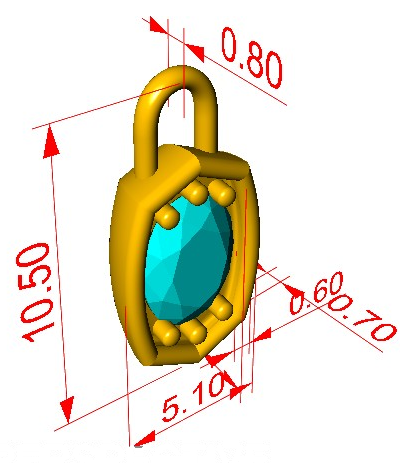
#> input picture QA_HANDOFF/temp/visual-regression-after-multipass-clean-20260727T214152+0700/regenerated/889060 A_perspective_object.png, 400 x 463 px, found by its file name
$ python inspect_889060_perspective.py
#> lines starting #> are read from the running program, lines starting #| are printed output that depends on the picture; after the words box and inside, x2 and y2 are one past the last pixel; in counts of white or black regions, pixels touching at a corner belong together
### jewelry_front_detector/image_processor.py
"""
image_processor.py
Xử lý ảnh với OpenCV:
  - Tinh chỉnh panel FRONT bằng cách dò đường khung bảng.
  - Tinh chỉnh vật thể trang sức bằng color segmentation + contour.
  - Xử lý riêng View PERSPECTIVE ở chế độ bbox_only hoặc masked_object.
  - Vẽ bounding box lên ảnh kết quả.
  - Lưu ảnh output và debug.
"""

import json
import time
from pathlib import Path
from typing import List, Optional, Tuple

import cv2
import numpy as np
from PIL import Image

import bbox_utils as bu
from config import (
    ENABLE_OPENCV_REFINE,
    PANEL_SEARCH_EXPAND_RATIO,
    PANEL_BOTTOM_EDGE_SNAP_RATIO,
    MIN_IOU_THRESHOLD,
    MAX_CENTER_DISTANCE_RATIO,
    PANEL_PREFILTER_MAX_CENTER_DISTANCE_RATIO,
    PANEL_CONTOUR_MIN_AREA,
    MAX_PANEL_TRIM_RATIO,
    CONTENT_RETAINED_MIN_RATIO,
    OBJECT_SEARCH_MARGIN_RATIO,
    OBJECT_DILATION_KERNEL_SIZE,
    OBJECT_PADDING_PX,
    OBJECT_PADDING_RATIO,
    OBJECT_MIN_IOU_THRESHOLD,
    OBJECT_MAX_CENTER_DISTANCE_RATIO,
    OBJECT_MIN_AREA_RATIO,
    OBJECT_MAX_AREA_RATIO,
    OBJECT_MIN_CONTOUR_AREA,
    ENABLE_FINAL_CROP_CLEAN,
    FINAL_CLEAN_GRAY_MAX_SATURATION,
    FINAL_CLEAN_GRAY_MIN_VALUE,
    FINAL_CLEAN_GRAY_MAX_VALUE,
    FINAL_CLEAN_LABEL_BAND_RATIO,
    FINAL_CLEAN_LABEL_LEFT_RATIO,
    FINAL_CLEAN_EDGE_LINE_BAND_RATIO,
    FINAL_CLEAN_MIN_LINE_LENGTH_RATIO,
    FINAL_CLEAN_MAX_LINE_THICKNESS_RATIO,
    FINAL_CLEAN_MAX_PASSES,
    FINAL_QUALITY_MIN_RED_RETAINED_RATIO,
    PERSPECTIVE_OUTPUT_MODE,
    PERSPECTIVE_SEARCH_EXPAND_RATIO,
    PERSPECTIVE_MIN_COMPONENT_AREA,
    PERSPECTIVE_MORPH_KERNEL_SIZE,
    PERSPECTIVE_PADDING_PX,
    PERSPECTIVE_MIN_IOU_THRESHOLD,
    PERSPECTIVE_MAX_CENTER_DISTANCE_RATIO,
    PERSPECTIVE_MIN_AREA_RATIO,
    PERSPECTIVE_MAX_AREA_RATIO,
    PERSPECTIVE_RED_MIN_SATURATION,
    PERSPECTIVE_RED_MIN_VALUE,
    PERSPECTIVE_RED_LOW_HUE_MAX,
    PERSPECTIVE_RED_HIGH_HUE_MIN,
    PERSPECTIVE_RED_ANNOTATION_MAX_THICKNESS,
    PERSPECTIVE_RED_ANNOTATION_MAX_GLYPH_SIZE,
    PERSPECTIVE_RED_ANNOTATION_MAX_GLYPH_AREA,
    PERSPECTIVE_GRAY_MAX_SATURATION,
    PERSPECTIVE_GRAY_MIN_VALUE,
    PERSPECTIVE_GRAY_MAX_VALUE,
    PERSPECTIVE_BACKGROUND_VALUE,
    OUTPUT_DIR,
    DEBUG_MODE,
    DEBUG_DIR,
    COLOR_PANEL,
    COLOR_AI_OBJECT,
    COLOR_REFINED_OBJECT,
    COLOR_CENTER,
    BOX_THICKNESS,
    FONT_SCALE,
    FONT_THICKNESS,
    OUTPUT_IMAGE_QUALITY,
)
from logger_utils import get_logger

logger = get_logger("jewelry_detector.image_processor")
#> in main, img is the input picture: shape (463, 400, 3); mean B, G, R 210.2, 227, 231.8

BBox = List[float]


# =============================================================================
# TIỆN ÍCH ĐỌC ẢNH
# =============================================================================

# [1038 lines left out: functions read_image_size, load_cv2_image, save_cv2_image, _normalize_refine_meta, _find_table_borders, refine_panel_bbox_opencv and 4 more, not called in this run]


# =============================================================================
# LÀM SẠCH PIXEL ẢNH OBJECT CUỐI
# =============================================================================

def clean_final_object_crop(
    object_crop_bgr: np.ndarray,
    target_view: str,
) -> Tuple[np.ndarray, dict]:
    """
    Xóa nhãn view xám/đen và đường bảng sát mép khỏi pixel crop cuối.

    Các mask trong bước refine chỉ phục vụ tìm bbox. Hàm này chủ động áp mask
    lên ảnh output, đồng thời khóa bảo vệ toàn bộ pixel đỏ để không làm mất
    đường dóng, mũi tên và số đo kích thước.
    """
#> called with target_view = 'PERSPECTIVE'
    info = {
        "attempted": True,
        "success": False,
        "changed": False,
        "view": str(target_view or "UNKNOWN").upper(),
        "removed_label_pixels": 0,
        "removed_grid_pixels": 0,
        "removed_total_pixels": 0,
        "protected_red_pixels": 0,
        "fallback_reason": None,
    }

    if not isinstance(object_crop_bgr, np.ndarray) or object_crop_bgr.size == 0:
        info["fallback_reason"] = "object_crop_empty"
        return object_crop_bgr, info

    height, width = object_crop_bgr.shape[:2]
#> height = 463; width = 400
    if width < 20 or height < 20:
        info["fallback_reason"] = "object_crop_too_small"
        return object_crop_bgr.copy(), info

    hsv = cv2.cvtColor(object_crop_bgr, cv2.COLOR_BGR2HSV)
#> hsv: shape (463, 400, 3); mean H, S, V 26.9, 51.2, 239.1
    saturation = hsv[:, :, 1]
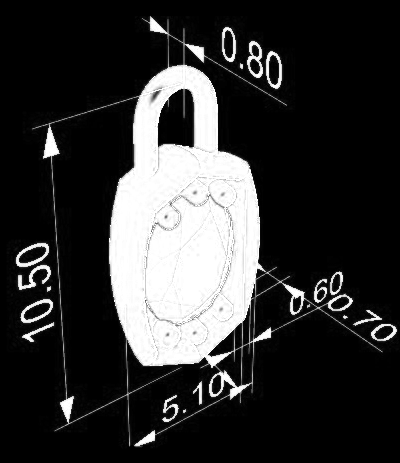
#> saturation: shape (463, 400); min 0, max 255, mean 51.2
    value = hsv[:, :, 2]
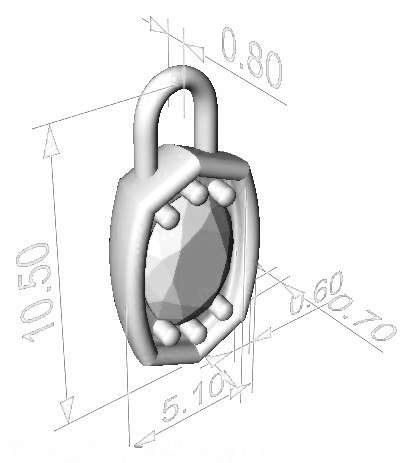
#> value: shape (463, 400); min 16, max 255, mean 239.1

    red_low = cv2.inRange(
        hsv,
        (0, PERSPECTIVE_RED_MIN_SATURATION, PERSPECTIVE_RED_MIN_VALUE),
        (PERSPECTIVE_RED_LOW_HUE_MAX, 255, 255),
    )
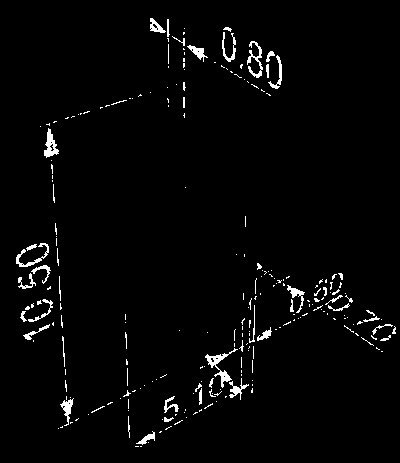
#> red_low: shape (463, 400); 2.5% white in thin lines or dots, all inside (x1, y1, x2, y2) = (16, 18, 396, 447)
    red_high = cv2.inRange(
        hsv,
        (
            PERSPECTIVE_RED_HIGH_HUE_MIN,
            PERSPECTIVE_RED_MIN_SATURATION,
            PERSPECTIVE_RED_MIN_VALUE,
        ),
        (180, 255, 255),
    )
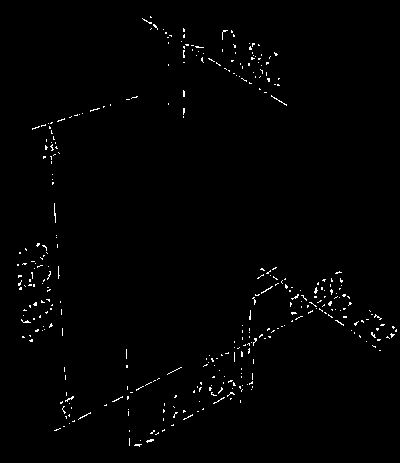
#> red_high: shape (463, 400); 1% white in thin lines or dots, all inside (x1, y1, x2, y2) = (17, 16, 397, 447)
    red_protect = cv2.bitwise_or(red_low, red_high)
#> red_protect: shape (463, 400); 3.5% white; 37 white regions (20 under 20 px), largest, box (x1, y1, x2, y2) and area: (134, 263, 383, 447) 2030, (32, 94, 182, 446) 1220, (142, 16, 287, 106) 597
    red_protect = cv2.dilate(
        red_protect,
        cv2.getStructuringElement(cv2.MORPH_ELLIPSE, (3, 3)),
        iterations=1,
    )
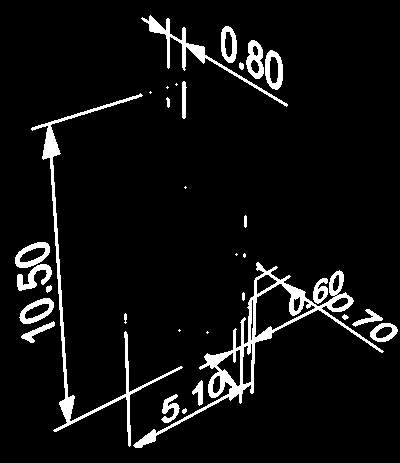
#> red_protect: shape (463, 400); 6.3% white; 32 white regions (8 under 20 px), largest, box (x1, y1, x2, y2) and area: (133, 262, 384, 448) 3958, (31, 93, 183, 447) 2538, (141, 15, 288, 107) 1080
    info["protected_red_pixels"] = int(cv2.countNonZero(red_protect))

    gray_artifact_pixels = (
        (saturation <= FINAL_CLEAN_GRAY_MAX_SATURATION)
        & (value >= FINAL_CLEAN_GRAY_MIN_VALUE)
        & (value <= FINAL_CLEAN_GRAY_MAX_VALUE)
    ).astype(np.uint8) * 255
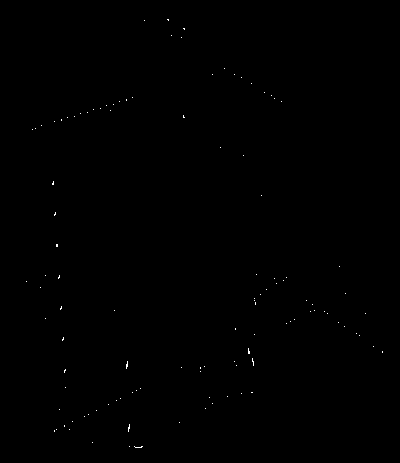
#> gray_artifact_pixels: shape (463, 400); 0.11% white in thin lines or dots, all inside (x1, y1, x2, y2) = (26, 19, 383, 448)

    # Nhãn view luôn nằm sát mép trên-trái; riêng PERSPECTIVE thường nằm sát
    # mép dưới-trái. Chỉ xóa component dạng glyph chạm vùng mép để tránh xóa
    # nhầm đá/kim loại màu bạc ở giữa crop.
    label_mask = np.zeros((height, width), dtype=np.uint8)
    component_count, labels, stats, _ = cv2.connectedComponentsWithStats(
        gray_artifact_pixels,
        connectivity=8,
    )
#> labels: shape (463, 400) int32; 114 distinct labels, from 0 to 113
#> component_count = 114; stats = 114 rows, first 6: [0, 0, 400, 463, 184996], [167, 19, 2, 2, 3], [144, 20, 1, 1, 1], [183, 28, 2, 2, 3], [171, 35, 1, 1, 1], [181, 37, 1, 1, 1]
    label_band = max(10, int(round(height * FINAL_CLEAN_LABEL_BAND_RATIO)))
#> label_band = 83
    left_limit = max(10, int(round(width * FINAL_CLEAN_LABEL_LEFT_RATIO)))
#> left_limit = 300
    edge_touch = max(5, int(round(height * 0.04)))
#> edge_touch = 19
    max_glyph_width = max(12, int(round(width * 0.20)))
#> max_glyph_width = 80
    max_glyph_height = max(12, int(round(height * 0.16)))
#> max_glyph_height = 74
    max_glyph_area = max(80, int(round(width * height * 0.015)))
#> max_glyph_area = 2778

    for label in range(1, component_count):
        x = int(stats[label, cv2.CC_STAT_LEFT])
        y = int(stats[label, cv2.CC_STAT_TOP])
        glyph_width = int(stats[label, cv2.CC_STAT_WIDTH])
        glyph_height = int(stats[label, cv2.CC_STAT_HEIGHT])
        area = int(stats[label, cv2.CC_STAT_AREA])

        if x >= left_limit:
            continue
        if (
            glyph_width > max_glyph_width
            or glyph_height > max_glyph_height
            or area > max_glyph_area
        ):
            continue

        touches_top_label_band = y <= edge_touch and y + glyph_height <= label_band
        touches_bottom_label_band = (
            y + glyph_height >= height - edge_touch
            and y >= height - label_band
        )
        if touches_top_label_band or touches_bottom_label_band:
            label_mask[labels == label] = 255
#> this loop made 113 passes
#> (x, y, glyph_width, glyph_height, area, touches_top_label_band, touches_bottom_label_band) on passes 1 to 12: (167, 19, 2, 2, 3, True, False), (144, 20, 1, 1, 1, False, False), (183, 28, 2, 2, 3, False, False), (171, 35, 1, 1, 1, False, False), (181, 37, 1, 1, 1, False, False), (224, 68, 1, 1, 1, False, False), (212, 74, 1, 1, 1, False, False), (234, 74, 1, 1, 1, False, False), (241, 77, 1, 1, 1, False, False), (251, 83, 1, 1, 1, False, False), (264, 92, 1, 1, 1, False, False), (271, 95, 1, 1, 1, False, False)
#> (x, y, glyph_width, glyph_height, area) on passes 39, 50, 54, 56, 59, 60: (339, 266, 1, 1, 1), (345, 293, 1, 1, 1), (306, 300, 1, 1, 1), (312, 304, 1, 1, 1), (310, 311, 1, 1, 1), (314, 310, 1, 1, 1)
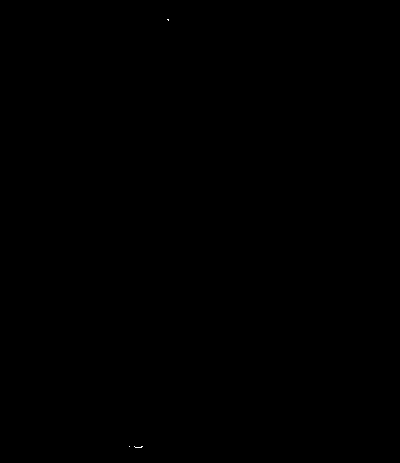
#> label_mask: shape (463, 400); 0.01% white in thin lines or dots, all inside (x1, y1, x2, y2) = (129, 19, 169, 448)

    # Tách các đường dài, mảnh và chỉ nhận đường nằm trong dải sát bốn mép.
    min_horizontal_length = max(
        12,
        int(round(width * FINAL_CLEAN_MIN_LINE_LENGTH_RATIO)),
    )
#> min_horizontal_length = 140
    min_vertical_length = max(
        12,
        int(round(height * FINAL_CLEAN_MIN_LINE_LENGTH_RATIO)),
    )
#> min_vertical_length = 162
    horizontal_kernel = cv2.getStructuringElement(
        cv2.MORPH_RECT,
        (min_horizontal_length, 1),
    )
    vertical_kernel = cv2.getStructuringElement(
        cv2.MORPH_RECT,
        (1, min_vertical_length),
    )
#> vertical_kernel = 162 values from 1 to 1
    horizontal_lines = cv2.morphologyEx(
        gray_artifact_pixels,
        cv2.MORPH_OPEN,
        horizontal_kernel,
    )
#> horizontal_lines: shape (463, 400); every value is 0
    vertical_lines = cv2.morphologyEx(
        gray_artifact_pixels,
        cv2.MORPH_OPEN,
        vertical_kernel,
    )
    grid_mask = np.zeros((height, width), dtype=np.uint8)
    edge_x = max(5, int(round(width * FINAL_CLEAN_EDGE_LINE_BAND_RATIO)))
#> edge_x = 40
    edge_y = max(5, int(round(height * FINAL_CLEAN_EDGE_LINE_BAND_RATIO)))
#> edge_y = 46
    max_horizontal_thickness = max(
        3,
        int(round(height * FINAL_CLEAN_MAX_LINE_THICKNESS_RATIO)),
    )
    max_vertical_thickness = max(
        3,
        int(round(width * FINAL_CLEAN_MAX_LINE_THICKNESS_RATIO)),
    )

    horizontal_contours, _ = cv2.findContours(
        horizontal_lines,
        cv2.RETR_EXTERNAL,
        cv2.CHAIN_APPROX_SIMPLE,
    )
#> horizontal_contours = []
    for contour in horizontal_contours:
        x, y, line_width, line_height = cv2.boundingRect(contour)
        is_edge_line = y <= edge_y or y + line_height >= height - edge_y
        if (
            is_edge_line
            and line_width >= min_horizontal_length
            and line_height <= max_horizontal_thickness
        ):
            cv2.drawContours(grid_mask, [contour], -1, 255, thickness=-1)
#> this loop made 0 passes

    vertical_contours, _ = cv2.findContours(
        vertical_lines,
        cv2.RETR_EXTERNAL,
        cv2.CHAIN_APPROX_SIMPLE,
    )
#> vertical_contours = []
    for contour in vertical_contours:
        x, y, line_width, line_height = cv2.boundingRect(contour)
        is_edge_line = x <= edge_x or x + line_width >= width - edge_x
        if (
            is_edge_line
            and line_height >= min_vertical_length
            and line_width <= max_vertical_thickness
        ):
            cv2.drawContours(grid_mask, [contour], -1, 255, thickness=-1)

    label_mask = cv2.dilate(
        label_mask,
        cv2.getStructuringElement(cv2.MORPH_ELLIPSE, (3, 3)),
        iterations=1,
    )
#> label_mask: shape (463, 400); 0.02% white in thin lines or dots, all inside (x1, y1, x2, y2) = (128, 18, 170, 449)
    grid_mask = cv2.dilate(
        grid_mask,
        cv2.getStructuringElement(cv2.MORPH_RECT, (3, 3)),
        iterations=1,
    )
    label_mask = cv2.subtract(label_mask, red_protect)
#> label_mask: shape (463, 400); 0.01% white in thin lines or dots, all inside (x1, y1, x2, y2) = (128, 446, 144, 449)
    grid_mask = cv2.subtract(grid_mask, red_protect)
    artifact_mask = cv2.bitwise_or(label_mask, grid_mask)
    # Dilation có thể phủ sang pixel nền trắng lân cận. Chỉ tính/xóa pixel
    # thực sự thuộc phổ xám/đen; nếu không second-pass sẽ báo residual giả dù
    # ảnh đã sạch hoàn toàn (đã gặp 14px ở 889060 A PERSPECTIVE).
    artifact_mask = cv2.bitwise_and(artifact_mask, gray_artifact_pixels)
    label_mask = cv2.bitwise_and(label_mask, gray_artifact_pixels)
    grid_mask = cv2.bitwise_and(grid_mask, gray_artifact_pixels)

    info["removed_label_pixels"] = int(cv2.countNonZero(label_mask))
    info["removed_grid_pixels"] = int(cv2.countNonZero(grid_mask))
    info["removed_total_pixels"] = int(cv2.countNonZero(artifact_mask))
    info["changed"] = info["removed_total_pixels"] > 0
    info["success"] = True

    cleaned = object_crop_bgr.copy()
    cleaned[artifact_mask > 0] = (
        PERSPECTIVE_BACKGROUND_VALUE,
        PERSPECTIVE_BACKGROUND_VALUE,
        PERSPECTIVE_BACKGROUND_VALUE,
    )
    return cleaned, info


# [715 lines left out: functions clean_final_object_crop_until_stable, validate_final_object_crop_quality, draw_results_on_image, process_image, not called in this run]

### jewelry_front_detector/logger_utils.py
"""
logger_utils.py
Tiện ích logging cho toàn bộ dự án.
"""

import logging
import sys
from pathlib import Path
from datetime import datetime
from config import LOGS_DIR, DEBUG_MODE


def get_logger(name: str = "jewelry_detector") -> logging.Logger:
    """
    Tạo hoặc lấy logger đã cấu hình.
    - Ghi ra file Debug/<name>_YYYY-MM-DD.log (tap trung Debug folder)
    - Ghi ra console
    """
    logger = logging.getLogger(name)

    # Tránh thêm handler trùng nếu logger đã tồn tại
    if logger.handlers:
        return logger

    logger.setLevel(logging.DEBUG if DEBUG_MODE else logging.INFO)

    # ---- File handler — ten file: <tool>_YYYY-MM-DD.log ----
    log_file = LOGS_DIR / f"{name}_{datetime.now().strftime('%Y-%m-%d')}.log"
    file_handler = logging.FileHandler(log_file, encoding="utf-8")
    file_handler.setLevel(logging.DEBUG)
    file_fmt = logging.Formatter(
        "%(asctime)s | %(levelname)-8s | %(name)s | %(message)s",
        datefmt="%Y-%m-%d %H:%M:%S",
    )
    file_handler.setFormatter(file_fmt)

    # ---- Console handler ----
    if hasattr(sys.stdout, "reconfigure"):
        try:
            sys.stdout.reconfigure(encoding="utf-8", errors="replace")
        except Exception:
            pass

    console_handler = logging.StreamHandler(sys.stdout)
    console_handler.setLevel(logging.INFO)
    console_fmt = logging.Formatter(
        "%(asctime)s | %(levelname)-8s | %(message)s",
        datefmt="%H:%M:%S",
    )
    console_handler.setFormatter(console_fmt)

    logger.addHandler(file_handler)
    logger.addHandler(console_handler)

    return logger


# [17 lines left out: functions log_separator, log_dict, not called in this run]

### QA_HANDOFF/temp/visual-regression-after-multipass-clean-20260727T214152+0700/inspect_889060_perspective.py
import sys
import os
import json
import cv2
import numpy as np
from pathlib import Path

PROJECT_DIR = r"E:\CODE\SciptAuto=AI\AI Super\AI PTS"
DETECTOR_DIR = os.path.join(PROJECT_DIR, "jewelry_front_detector")
if PROJECT_DIR not in sys.path:
    sys.path.insert(0, PROJECT_DIR)
if DETECTOR_DIR not in sys.path:
    sys.path.insert(0, DETECTOR_DIR)

from jewelry_front_detector.image_processor import clean_final_object_crop

REGEN_DIR = Path(PROJECT_DIR) / "QA_HANDOFF" / "temp" / "visual-regression-after-multipass-clean-20260727T214152+0700" / "regenerated"

def main():
    img_path = REGEN_DIR / "889060 A_perspective_object.png"
    json_path = REGEN_DIR / "889060 A_perspective_result.json"

    print("=== INSPECTING 889060 A PERSPECTIVE ===")
    if not img_path.exists():
        print(f"File not found: {img_path}")
        return

    img = cv2.imread(str(img_path))
    cleaned_2nd, info_2nd = clean_final_object_crop(img, "PERSPECTIVE")
#> info_2nd = 9 items

    print(f"2nd Pass info: {info_2nd}")
#> (printed output is left out)
    print(f"Residual pixels total: {info_2nd['removed_total_pixels']}")
#| Residual pixels total: 0

    if json_path.exists():
        with open(json_path, "r", encoding="utf-8") as f:
            vdata = json.load(f)
        print(f"Quality validation in JSON: {vdata.get('quality_validation')}")
        print(f"Clean object in JSON: {vdata.get('clean_object')}")

if __name__ == "__main__":
    main()

$ run again, with QA_HANDOFF/temp/visual-regression-after-multipass-clean-20260727T214152+0700/regenerated/889060 A_front_object.png copied over QA_HANDOFF/temp/visual-regression-after-multipass-clean-20260727T214152+0700/regenerated/889060 A_perspective_object.png
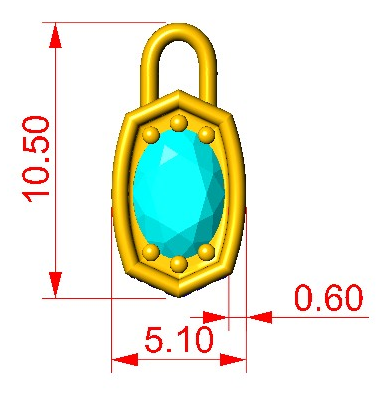
#> input picture QA_HANDOFF/temp/visual-regression-after-multipass-clean-20260727T214152+0700/regenerated/889060 A_front_object.png, 389 x 395 px, found by its file name
#> in main, img is the input picture: shape (395, 389, 3); mean B, G, R 220.4, 236.7, 233
#> hsv: shape (395, 389, 3); mean H, S, V 24.3, 46.7, 246
#> in clean_final_object_crop, `red_low = cv2.inRange( hsv, (0, PERSPECTIVE_RED_MIN_SATURATION, PERSPE..`:
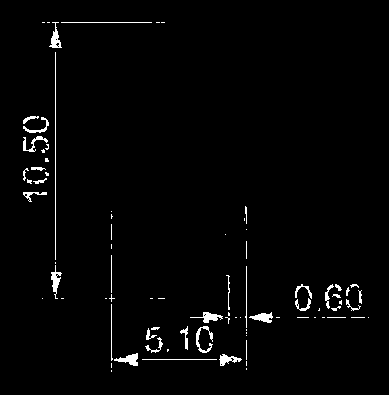
#> red_low: shape (395, 389); 2% white; 82 white regions (45 under 20 px), largest, box (x1, y1, x2, y2) and area: (55, 52, 56, 260) 208, (114, 353, 138, 366) 158, (196, 326, 213, 353) 156
#> red_high: shape (395, 389); 0.63% white in thin lines or dots, all inside (x1, y1, x2, y2) = (22, 22, 368, 373)
#> in clean_final_object_crop, `red_protect = cv2.dilate( red_protect, cv2.getStructuringElement(cv2.M..`:
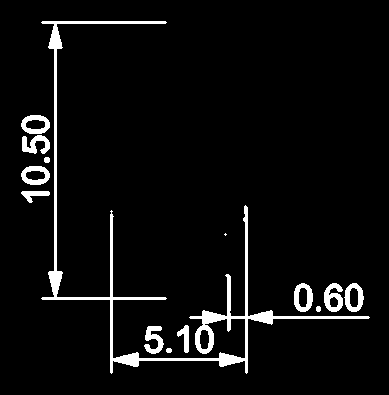
#> red_protect: shape (395, 389); 4.9% white; 14 white regions (1 under 20 px), largest, box (x1, y1, x2, y2) and area: (41, 21, 370, 374) 4947, (324, 283, 343, 312) 339, (294, 283, 313, 312) 316
#> gray_artifact_pixels: shape (395, 389); 0.04% white in thin lines or dots, all inside (x1, y1, x2, y2) = (44, 32, 247, 373)
#> labels: shape (395, 389) int32; 18 distinct labels, from 0 to 17
#> component_count = 18; stats = 18 rows, first 6: [0, 0, 389, 395, 153586], [151, 32, 1, 1, 1], [165, 53, 1, 1, 1], [187, 86, 1, 1, 1], [164, 93, 1, 1, 1], [44, 186, 1, 1, 1]
#> the loop in clean_final_object_crop, `for label in range(1, component_count):` made 17 passes
#> (x, y, glyph_width, glyph_height, area) on pass 6: (229, 275, 1, 40, 40)
#> horizontal_contours = []
#> info_2nd = 9 items
#> (printed output is left out)
#| Residual pixels total: 0
